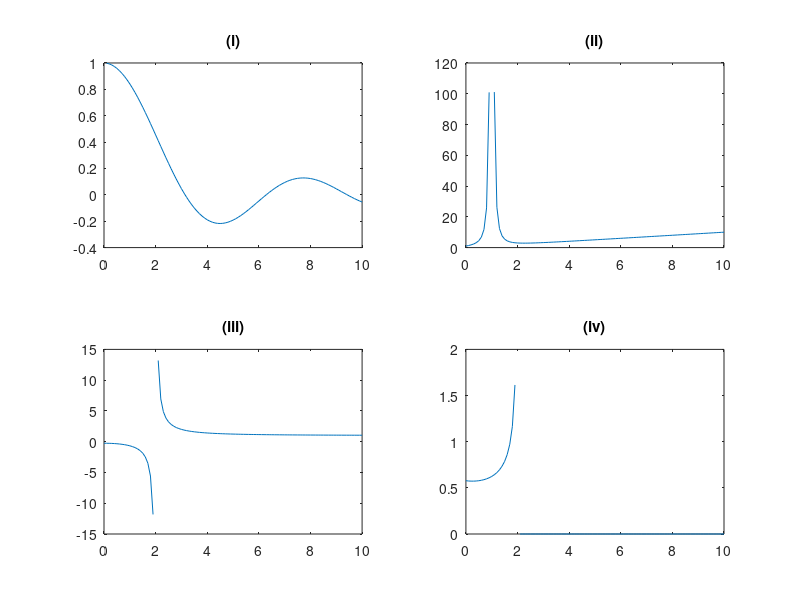

Source code (MATLAB):
% 20130515 XY511 19:50
% AbrahamX @ NWPU
% Just another example in Plotting
x = 0: 0.1: 10;
y = sin(x) ./ x;

% Plot
subplot(221)
plot(x, y)
title('(i)')

u = 1./(x-1).^2 + x;
subplot(222)
plot(x, u)
title('(ii)')

v = (x.^2 + 1) ./ (x.^2 - 4);
subplot(223)
plot(x, v)
title('(iii)')

w = ((10-x).^(1/3) - 1) ./ (sqrt(4 - x.^2));
subplot(224)
plot(x, w)
title('(iv)')
